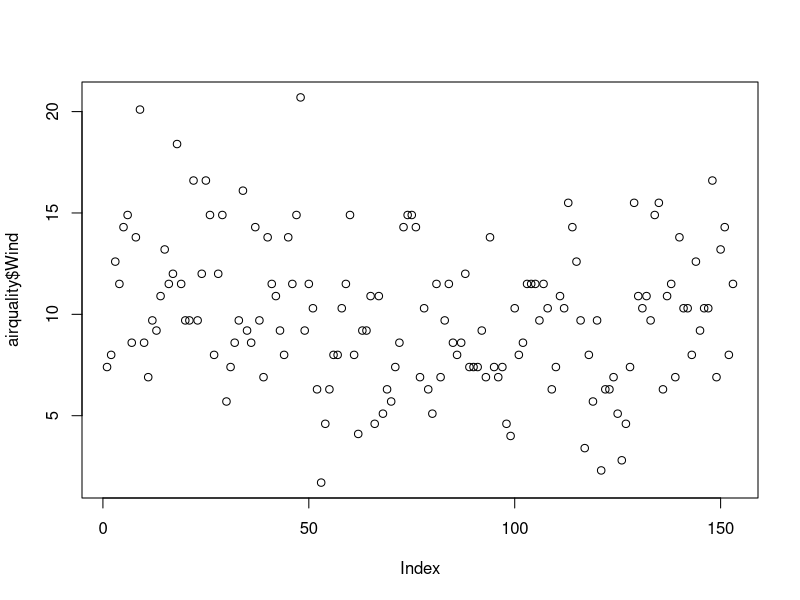
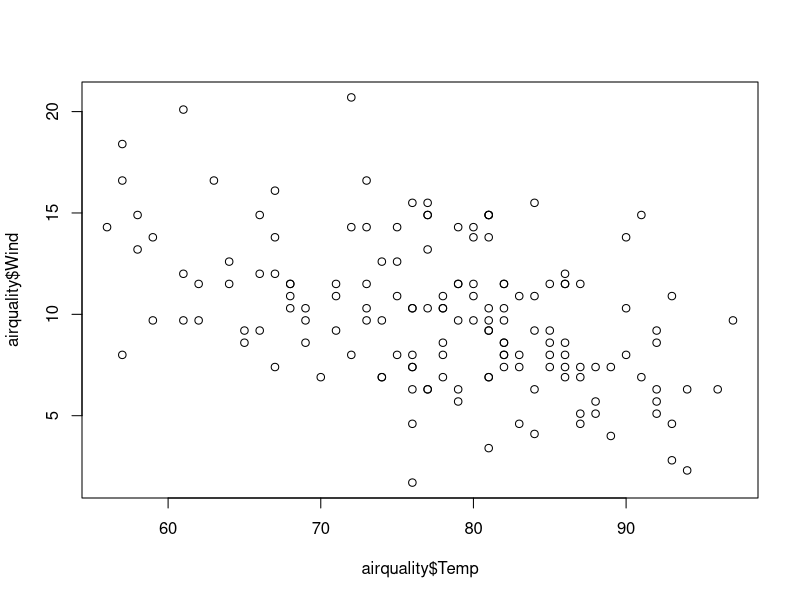
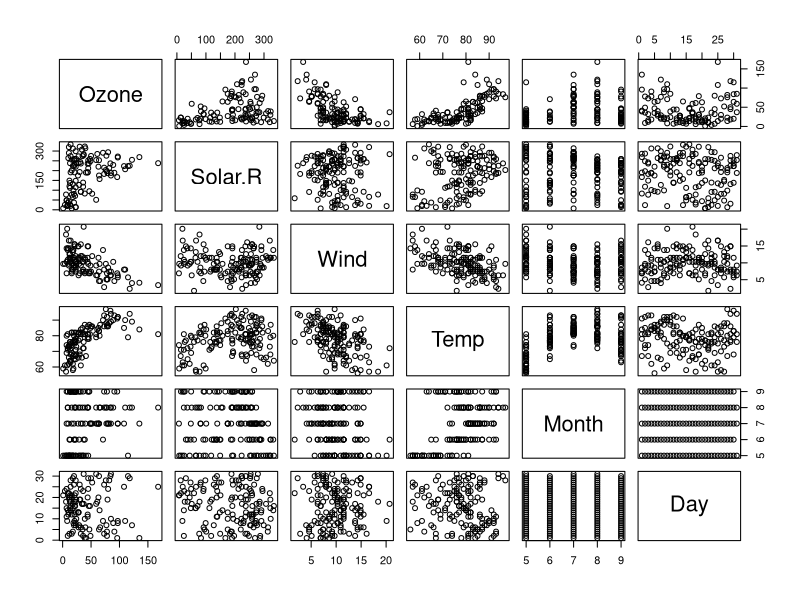
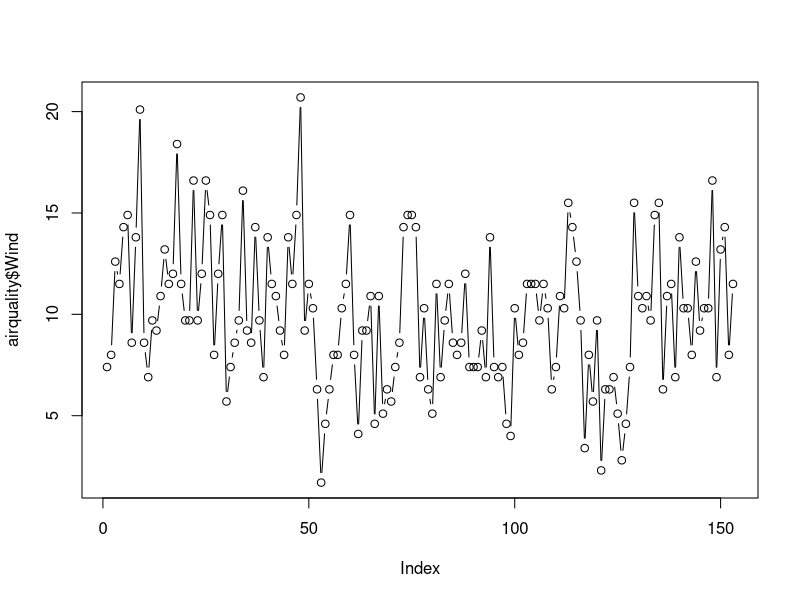
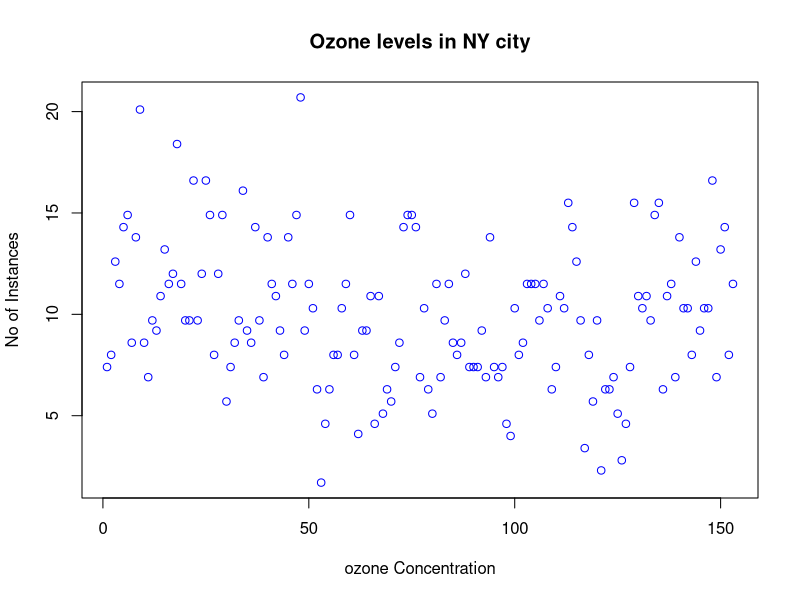
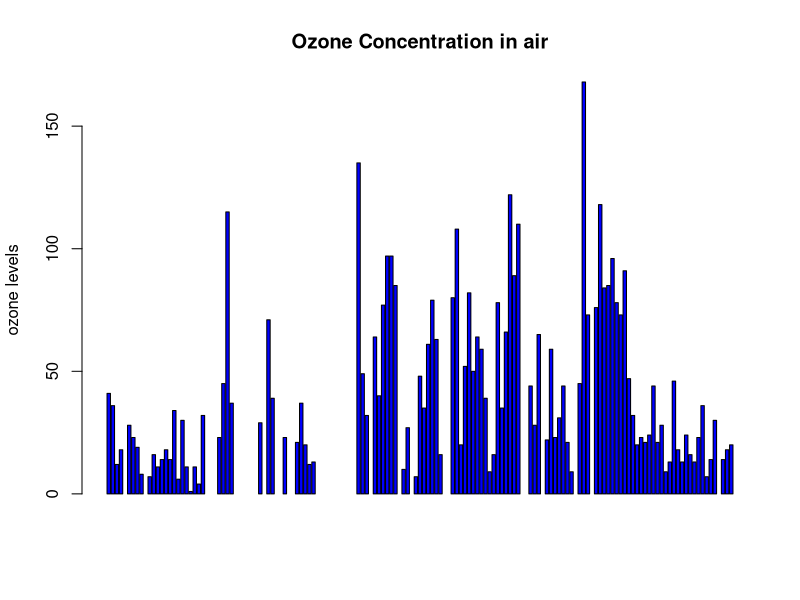
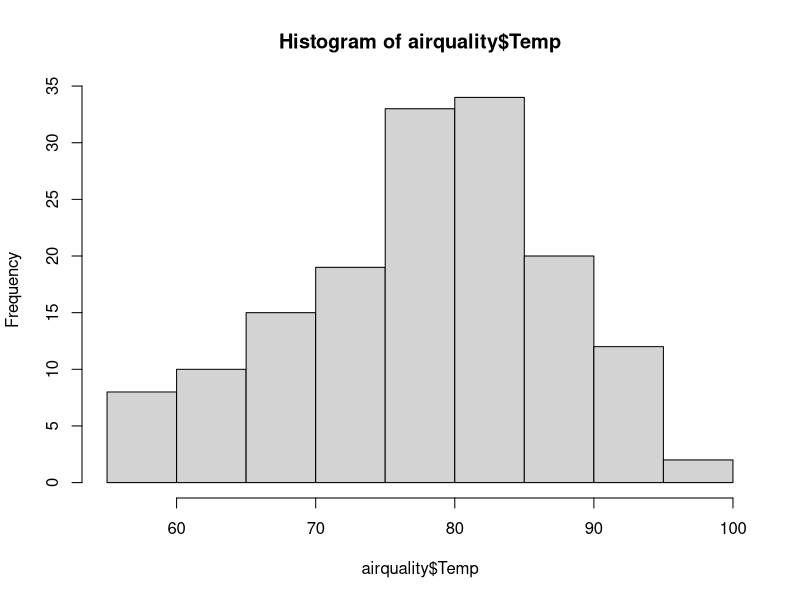
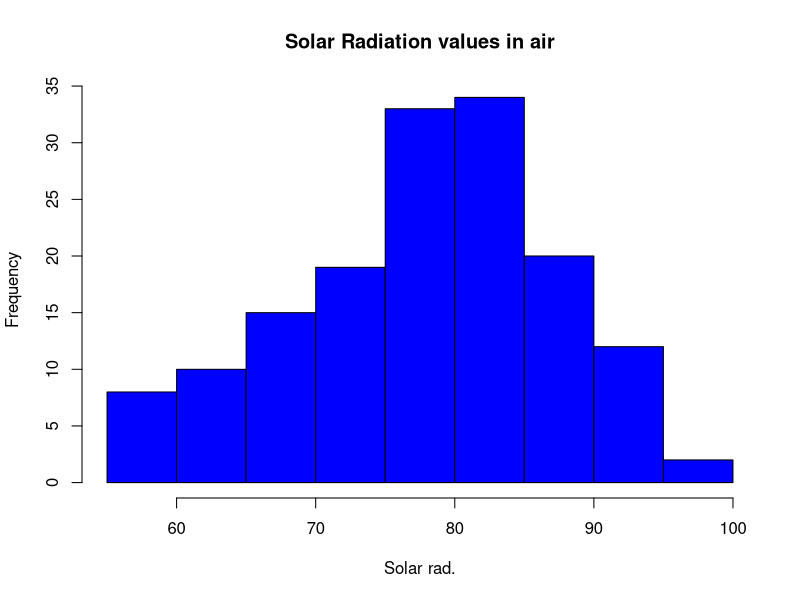

Write R code to recreate these figures, in order.


###### Datasets #########

airquality <- datasets::airquality

######### Top & Last 10 rows data ##########

head(airquality,10)
tail(airquality, 10)

######### Column ###########

airquality[,c(1,2)]
airquality$Wind
airquality[1,]

###### Summary of the data ########

summary(airquality$Temp)
summary(airquality)
summary(airquality$Wind)

######################

plot(airquality$Wind)
plot(airquality$Temp, airquality$Wind)
plot(airquality)

########## Points & Lines ############

plot(airquality$Wind, type="b") # p: points, l:lines, b: both

plot(airquality$Wind, xlab = 'ozone Concentration',
                      ylab = 'No of Instances', main = 'Ozone levels in NY city',
                      col =  'blue')

######### Horizontal Bar Plot ########## 

barplot(airquality$Ozone, main = 'Ozone Concentration in air',
        ylab = 'ozone levels', col= 'blue', horiz = F)


######### Histogram ##########

hist(airquality$Temp)
hist(airquality$Temp,
     main = 'Solar Radiation values in air',
     xlab = 'Solar rad.' , col='blue')



######### Single Box Plots ##########

boxplot(airquality$Temp,main="Boxplot")


######### Multiple box plots ##########

boxplot(airquality[,1:4], main ='Multiple')


#margin of grid(mar),
#no of rows & columns(mrow),
#whether a boarder is to be included(bty)
#and position of the labels(las: 1 for horizontal, las: 0 for vertical)
#bty - box around the plot


par(mfrow=c(3,3), mar=c(2,5,2,1), las=0, bty="n")

plot(airquality$Ozone)
plot(airquality$Ozone, airquality$Wind)
plot(airquality$Ozone, type= "l")
plot(airquality$Ozone, type= "l")
plot(airquality$Ozone, type= "l")
barplot(airquality$Ozone, main = 'Ozone Concentration in air',
        xlab = 'ozone levels', col= 'green', horiz = TRUE)
hist(airquality$Solar.R)
boxplot(airquality$Solar.R)
boxplot(airquality[,0:4], main= 'Multiple Box plots')





